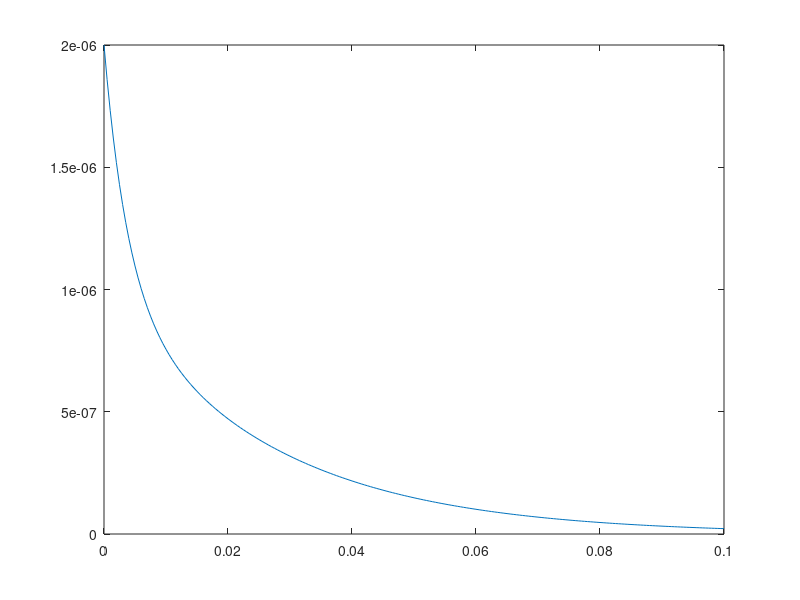

This figure's MATLAB source:
% CH2MP1.m : Chapter 2, MATLAB Program 1
% Script M-file determines characteristic roots of op-amp circuit.


% Set component values:
R = [1e4, 1e4, 1e4]; C = [1e-6, 1e-6];

% Determine coefficients for characteristic equation:
A = [1, (1/R(1)+1/R(2)+1/R(3))/C(2), 1/(R(1)*R(2)*C(1)*C(2))];

% Determine characteristic roots:
lambda = roots(A);

%The poly command takes in roots of the matrix and spits out the original
%equation

poly(lambda)

t = [0:0.0005:0.1];
u = @(t) 1.0*(t>=0);

h = @(t) (C(1).*exp(lambda(1).*t) +C(2).*exp(lambda(2).*t)).*(u(t)); 

plot(t, h(t))
